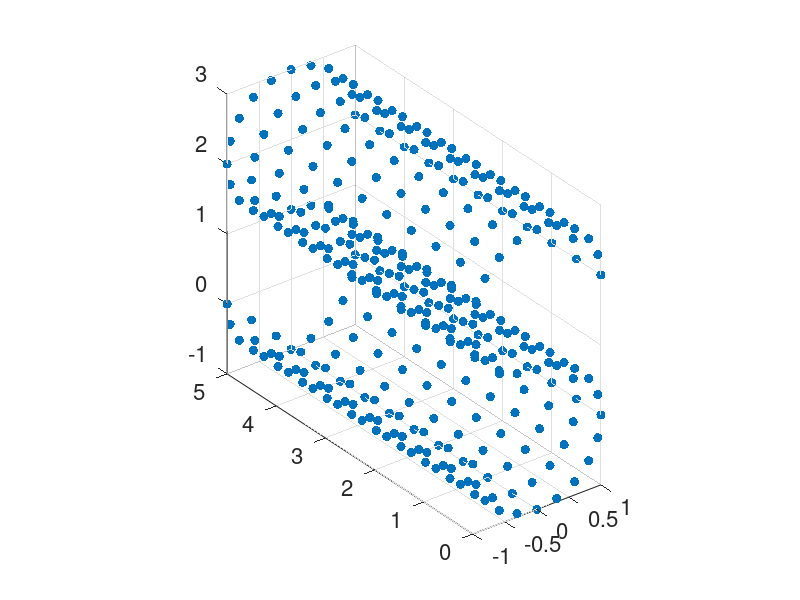

This figure's MATLAB source:
function [data3] = MakeScurveData()
tt = [-1:0.1:0.5]*pi; uu = tt(end:-1:1); hh = [0:0.1:1]*5;
xx = [cos(tt) -cos(uu)]'*ones(size(hh));
yy = ones(size([tt uu]))'*hh;
zz = [sin(tt) 2-sin(uu)]'*ones(size(hh));
cc = [tt uu]' * ones(size(hh));
data3 = [xx(:),yy(:),zz(:)];
figure;
hold on;
plot3(xx(:),yy(:),zz(:),'.','Markersize',20);
daspect([1,1,1]);
set(gca,'fontsize',16);
view(3);
grid
save('ScurveData.mat','data3');
end
 
  
